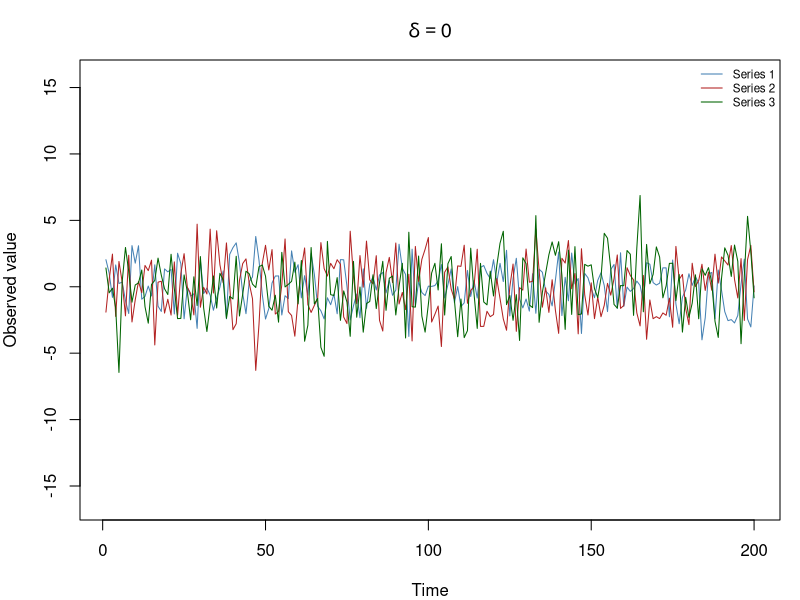
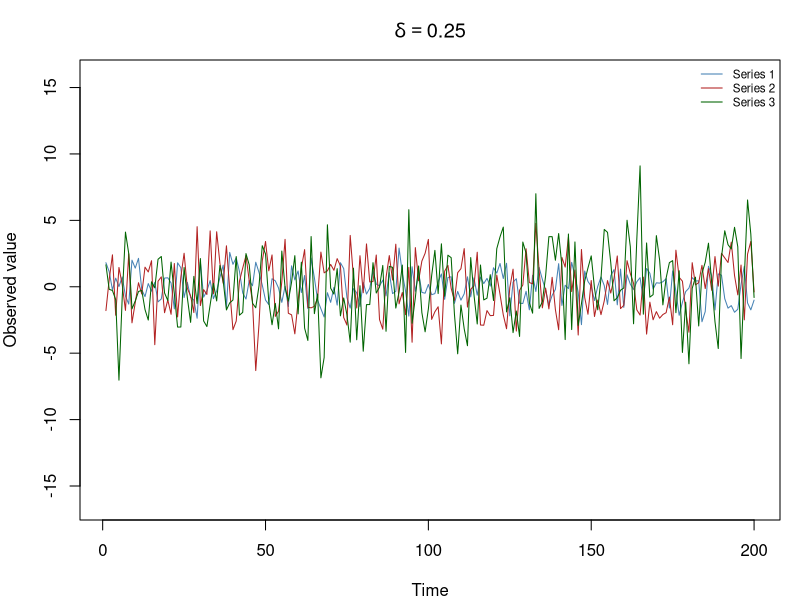
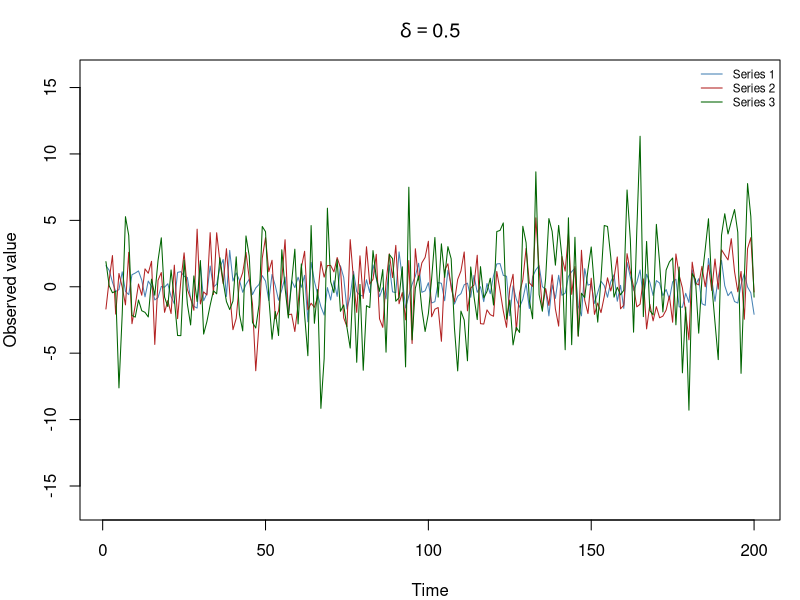
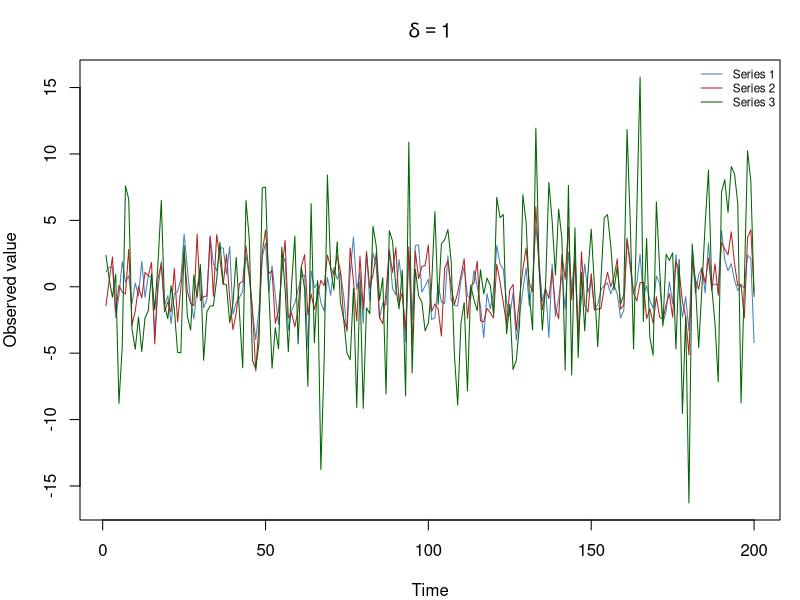
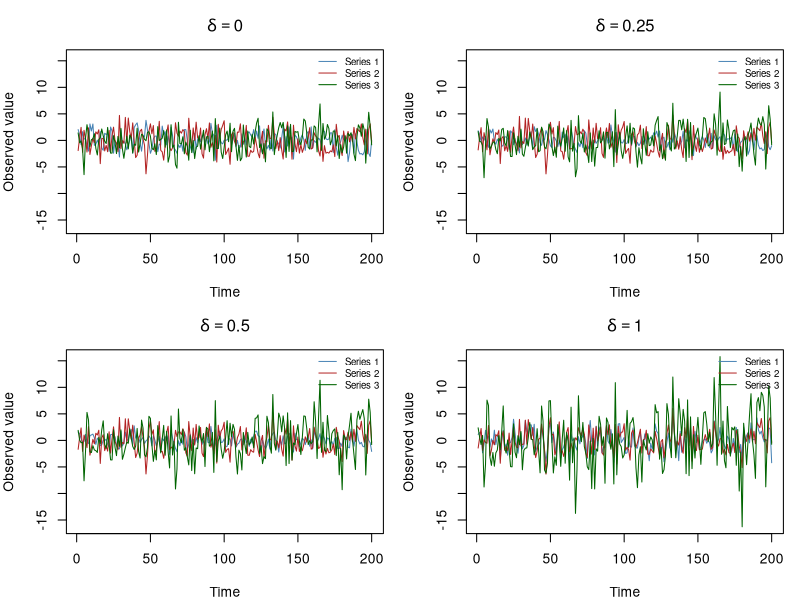
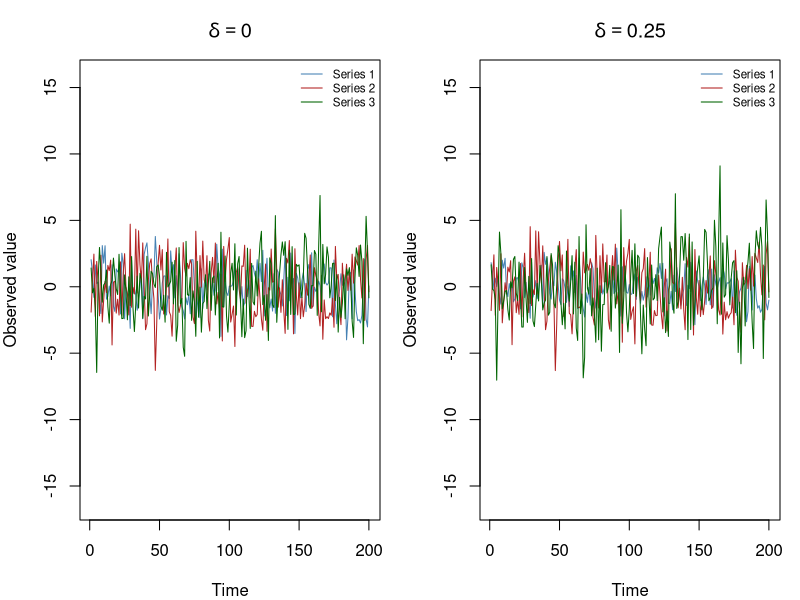
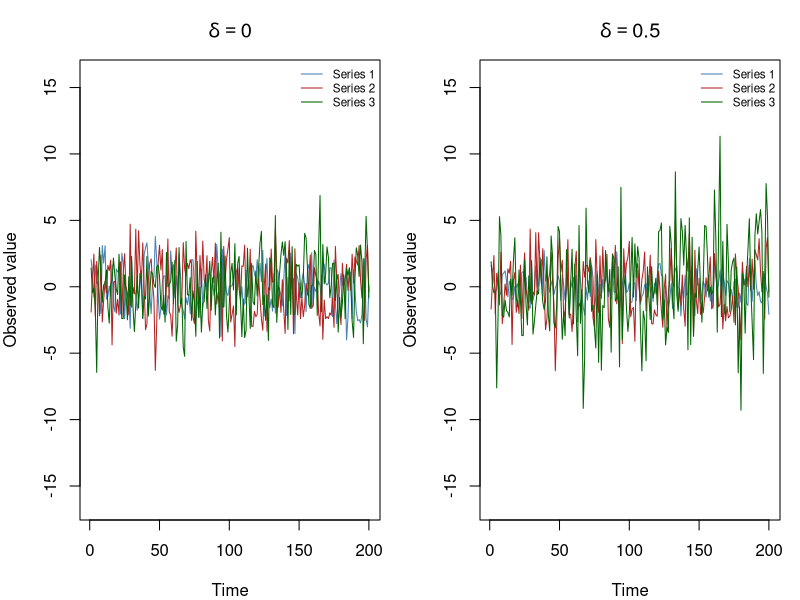
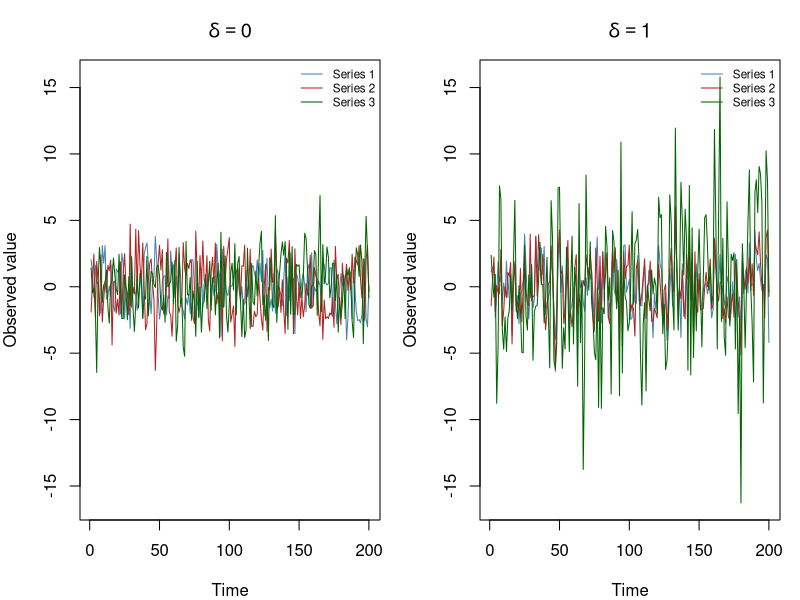

Write the R code that produced these figures, in order.
## ---- chunk 1
knitr::opts_chunk$set(echo = TRUE)
## ---- chunk 2
# library
library(knitr) 
## ---- chunk 3

# set seed
set.seed(293) # Used class number as the seed

# Define the factor models

# Number of variables, observations, and factors
d <- 200 
T <- 200
r <- 3

# Significance level
alpha <- 0.05

# Magnitudes of departure from the null
delta_values <- c(0, 0.25, 0.50, 1)

# Use delta = 0.25 for the example
example_j <- which(delta_values == 0.25)

# First loading matrix and a random perturbation matrix
Lambda1 <- matrix(rnorm(d * r), nrow = d, ncol = r)
B <- matrix(rnorm(d * r), nrow = d, ncol = r)

# Nonsingular transformation: rescales the three loading columns
Phi <- diag(c(0.8, 1, 1.2))

# Generate independent standard normal factors
F1 <- matrix(rnorm(T * r), nrow = T, ncol = r)
F2 <- matrix(rnorm(T * r), nrow = T, ncol = r)

# Generate independent standard normal errors
E1 <- matrix(rnorm(T * d), nrow = T, ncol = d)
E2 <- matrix(rnorm(T * d), nrow = T, ncol = d)

# Generate the first dataset and subtract each column's mean
X1 <- F1 %*% t(Lambda1) + E1
X1 <- scale(X1, center = TRUE, scale = FALSE)

# Store one loading matrix and dataset for each delta
Lambda2 <- vector("list", length(delta_values))
X2 <- vector("list", length(delta_values))

for (j in seq_along(delta_values)) {
  delta <- delta_values[j]
  
  # delta = 0 satisfies the null; positive delta adds a perturbation
  Lambda2[[j]] <- Lambda1 %*% Phi + delta * B
  
  # Generate and center the second dataset
  X2[[j]] <- F2 %*% t(Lambda2[[j]]) + E2
  X2[[j]] <- scale(X2[[j]], center = TRUE, scale = FALSE)
}

## ---- chunk 4
# Visualization of Data

# Calculate the projection matrix for the first loading space.
Q1 <- qr.Q(qr(Lambda1))
P1 <- Q1 %*% t(Q1)

# Calculate P2 - P1 for each delta.
projection_differences <- vector("list", length(delta_values))

for (j in seq_along(delta_values)) {
  Q2 <- qr.Q(qr(Lambda2[[j]]))
  P2 <- Q2 %*% t(Q2)
  
  projection_differences[[j]] <- P2 - P1
}

# The first 3 factors
series_colors <- c("steelblue", "firebrick", "darkgreen")

# Use the same vertical limits across all series plots.
series_limits <- range(
  unlist(lapply(X2, function(X) X[, 1:3]))
)

# Display the first 30 variables in each projection heatmap.
n_show <- min(30, d)

# Use the same color scale across all projection plots.
# Blue = negative difference; white = zero; red = positive difference.
projection_colors <- colorRampPalette(
  c("blue", "white", "red")
)(101)

color_limit <- max(abs(unlist(projection_differences)))
color_limit <- max(color_limit, .Machine$double.eps)


#Function for one observed-series plot

# j identifies the delta scenario to display.
plot_series <- function(j) {
  matplot(
    1:T,
    X2[[j]][, 1:3],
    type = "l",
    lty = 1,
    col = series_colors,
    ylim = series_limits,
    xlab = "Time",
    ylab = "Observed value",
    main = bquote(delta == .(delta_values[j]))
  )
  
  legend(
    "topright",
    legend = paste("Series", 1:3),
    col = series_colors,
    lty = 1,
    bty = "n",
    cex = 0.7
  )
}


# Function for one projection-difference plot

plot_projection <- function(j) {
  image(
    1:n_show,
    1:n_show,
    projection_differences[[j]][1:n_show, 1:n_show],
    col = projection_colors,
    zlim = c(-color_limit, color_limit),
    xlab = "Variable",
    ylab = "Variable",
    main = bquote(P[2] - P[1] ~ ":" ~ delta == .(delta_values[j]))
  )
}


# Display all layouts

show_figures <- function(plot_function) {
  
  old_par <- par(no.readonly = TRUE)
  on.exit(par(old_par))
  
  # Find the scenario corresponding to delta = 0.
  zero <- which(delta_values == 0)
  
  # Each delta as a separate figure.
  par(mfrow = c(1, 1), mar = c(4, 4, 3, 1))
  
  for (j in seq_along(delta_values)) {
    plot_function(j)
  }
  
  # All four deltas in a 2 x 2 figure.
  par(mfrow = c(2, 2), mar = c(4, 4, 3, 1))
  
  for (j in seq_along(delta_values)) {
    plot_function(j)
  }
  
  # Compare delta = 0 with each positive delta (Pairs)
  for (j in which(delta_values > 0)) {
    par(mfrow = c(1, 2), mar = c(4, 4, 3, 1))
    
    plot_function(zero)
    plot_function(j)
  }
}


#Display data figures

show_figures(plot_series)


# Display the heatmap figures

show_figures(plot_projection)

# Load the package used to display tables.
library(knitr)

## ---- chunk 5
# Define the functions

# Estimate a loading-space basis using PCA
# Rows of X are observations; columns are variables
loading_basis <- function(X, r) {
  svd(X, nu = 0, nv = r)$v[, 1:r, drop = FALSE]
}


# Select the number of factors and estimate their values
estimate_factors <- function(Y, rmax = 8) {
  
  n <- nrow(Y)
  d <- ncol(Y)
  
  # Keep the candidate count below the matrix dimensions
  rmax <- min(rmax, n - 1, d - 1)
  
  # Calculate the PCA decomposition once
  fit <- svd(Y, nu = rmax, nv = 0)
  
  # Compare models containing 0, 1, ..., rmax factors
  candidates <- 0:rmax
  IC <- numeric(length(candidates))
  
  # Bai-Ng ICp2 penalty for each additional factor
  penalty <- ((n + d) / (n * d)) * log(min(n, d))
  
  for (k in candidates) {
    
    # Average squared error remaining after retaining k factors
    residual_variance <- (
      sum(fit$d^2) - sum(fit$d[seq_len(k)]^2)
    ) / (n * d)
    
    # Prevent taking the logarithm of zero
    residual_variance <- max(
      residual_variance,
      .Machine$double.eps
    )
    
    IC[k + 1] <- log(residual_variance) + k * penalty
  }
  
  # Choose the factor count with the smallest criterion
  selected_r <- candidates[which.min(IC)]
  
  # Normalize factors so that t(F) %*% F / n = I
  F <- sqrt(n) *
    fit$u[, seq_len(selected_r), drop = FALSE]
  
  list(r = selected_r, F = F)
}


# Calculate the Wald statistic from estimated factors
# bandwidth controls how many serial-dependence lags receive weight
wald_test <- function(F, bandwidth = ceiling(nrow(F)^(1 / 3))) {
  
  n <- nrow(F)
  r <- ncol(F)
  
  stopifnot(n %% 2 == 0, r > 0)
  
  # Split the observations at the midpoint
  first <- 1:(n / 2)
  second <- (n / 2 + 1):n
  
  # Select the lower triangle, including the diagonal
  # These are the nonduplicated entries of F_t F_t'
  lower <- lower.tri(matrix(0, r, r), diag = TRUE)
  
  products <- do.call(
    rbind,
    lapply(1:n, function(t) {
      tcrossprod(F[t, ])[lower]
    })
  )
  
  # Compare factor second moments between the two halves
  V <- (
    colSums(products[first, , drop = FALSE]) -
      colSums(products[second, , drop = FALSE])
  ) / sqrt(n)
  
  # Subtract the identity entries, following the paper
  Z <- sweep(products, 2, diag(r)[lower], "-")
  
  # Start with the lag-zero covariance
  Omega <- crossprod(Z) / n
  
  # Add lagged covariances using Bartlett weights
  # For bandwidth = 6
  bandwidth <- max(1, min(bandwidth, n - 1))
  
  if (bandwidth > 1) {
    for (lag in 1:(bandwidth - 1)) {
      
      Gamma <- crossprod(
        Z[(lag + 1):n, , drop = FALSE],
        Z[1:(n - lag), , drop = FALSE]
      ) / n
      
      weight <- 1 - lag / bandwidth
      Omega <- Omega + weight * (Gamma + t(Gamma))
    }
  }
  
  # Stop rather than report an unreliable inverse
  if (rcond(Omega) < 1e-10) {
    stop("The estimated covariance is nearly singular.")
  }
  
  # Calculate the statistic and its chi-square p-value
  W <- as.numeric(t(V) %*% solve(Omega, V))
  df <- r * (r + 1) / 2
  p_value <- pchisq(W, df = df, lower.tail = FALSE)
  
  c(W = W, p_value = p_value, bandwidth = bandwidth)
}

## ---- chunk 6
# State the hypothesis

cat(
  "H0: Lambda_k = Lambda Phi_k, for k = 1, 2.\n",
  "H1: The loading spaces differ.\n"
)

# Compare the TRUE loading spaces from the simulation.
# This is a descriptive calculation, not the statistical test.
space_difference <- numeric(length(delta_values))

for (j in seq_along(delta_values)) {
  space_difference[j] <- sqrt(
    sum(projection_differences[[j]]^2)
  )
}

kable(
  data.frame(
    delta = delta_values,
    projection_difference = space_difference
  ),
  digits = 3,
  caption = "Differences between the true loading spaces"
)

## ---- chunk 7
# Transform the data and run the test

# T must be even so that both halves have equal length
stopifnot(T %% 2 == 0)

# Estimate Dataset 1's loading space
Q1 <- loading_basis(X1, r)

first <- 1:(T / 2)
second <- (T / 2 + 1):T

results <- list()

for (j in seq_along(delta_values)) {
  
  # Select Dataset 2 for this delta
  X <- X2[[j]]
  
  # Estimate its loading space
  Q2 <- loading_basis(X, r)
  
  # Transform the first half using X1's projection
  Y <- X
  
  Y[first, ] <- (
    X[first, ] + X[first, ] %*% Q1 %*% t(Q1)
  ) / 2
  
  # Transform the second half using X2's projection
  Y[second, ] <- (
    X[second, ] + X[second, ] %*% Q2 %*% t(Q2)
  ) / 2
  
  # Select and estimate factors from the entire transformed series
  fit <- estimate_factors(Y, rmax = 8)
  
  W <- NA_real_
  p_value <- NA_real_
  bandwidth <- NA_real_
  
  # Run the test if at least one factor was selected
  if (fit$r > 0) {
    test <- wald_test(fit$F)
    
    W <- unname(test["W"])
    p_value <- unname(test["p_value"])
    bandwidth <- unname(test["bandwidth"])
  }
  
  results[[j]] <- data.frame(
    delta = delta_values[j],
    selected_factors = fit$r,
    bandwidth = bandwidth,
    df = fit$r * (fit$r + 1) / 2,
    W = W,
    p_value = p_value
  )
}

## ---- chunk 8
# Display the conclusions

test_results <- do.call(rbind, results)

test_results$conclusion <- ifelse(
  is.na(test_results$p_value),
  "Test unavailable",
  ifelse(
    test_results$p_value < alpha,
    "Reject H0",
    "Do not reject H0"
  )
)

kable(
  test_results,
  digits = 3,
  caption = "Simulation results for each delta"
)
